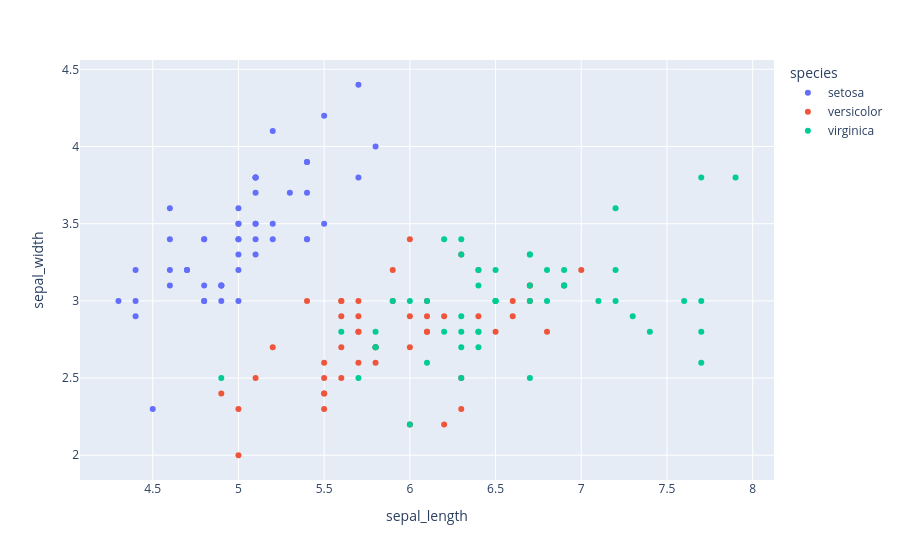

Source (notebook cell):
### Code cell
px.scatter(iris,x='sepal_length',y='sepal_width',color='species')

### Figure 1 — Plotly figure (JSON) as saved in the notebook; plotly's stock layout.template omitted (floating-point values rounded to 4 significant figures)
{"data": [{"hovertemplate": "species=setosa<br>sepal_length=%{x}<br>sepal_width=%{y}<extra></extra>", "legendgroup": "setosa", "marker": {"color": "#636efa", "symbol": "circle"}, "mode": "markers", "name": "setosa", "orientation": "v", "showlegend": true, "type": "scatter", "x": [5.1, 4.9, 4.7, 4.6, 5, 5.4, 4.6, 5, 4.4, 4.9, 5.4, 4.8, 4.8, 4.3, 5.8, 5.7, 5.4, 5.1, 5.7, 5.1, 5.4, 5.1, 4.6, 5.1, 4.8, 5, 5, 5.2, 5.2, 4.7, 4.8, 5.4, 5.2, 5.5, 4.9, 5, 5.5, 4.9, 4.4, 5.1, 5, 4.5, 4.4, 5, 5.1, 4.8, 5.1, 4.6, 5.3, 5], "xaxis": "x", "y": [3.5, 3, 3.2, 3.1, 3.6, 3.9, 3.4, 3.4, 2.9, 3.1, 3.7, 3.4, 3, 3, 4, 4.4, 3.9, 3.5, 3.8, 3.8, 3.4, 3.7, 3.6, 3.3, 3.4, 3, 3.4, 3.5, 3.4, 3.2, 3.1, 3.4, 4.1, 4.2, 3.1, 3.2, 3.5, 3.1, 3, 3.4, 3.5, 2.3, 3.2, 3.5, 3.8, 3, 3.8, 3.2, 3.7, 3.3], "yaxis": "y"}, {"hovertemplate": "species=versicolor<br>sepal_length=%{x}<br>sepal_width=%{y}<extra></extra>", "legendgroup": "versicolor", "marker": {"color": "#EF553B", "symbol": "circle"}, "mode": "markers", "name": "versicolor", "orientation": "v", "showlegend": true, "type": "scatter", "x": [7, 6.4, 6.9, 5.5, 6.5, 5.7, 6.3, 4.9, 6.6, 5.2, 5, 5.9, 6, 6.1, 5.6, 6.7, 5.6, 5.8, 6.2, 5.6, 5.9, 6.1, 6.3, 6.1, 6.4, 6.6, 6.8, 6.7, 6, 5.7, 5.5, 5.5, 5.8, 6, 5.4, 6, 6.7, 6.3, 5.6, 5.5, 5.5, 6.1, 5.8, 5, 5.6, 5.7, 5.7, 6.2, 5.1, 5.7], "xaxis": "x", "y": [3.2, 3.2, 3.1, 2.3, 2.8, 2.8, 3.3, 2.4, 2.9, 2.7, 2, 3, 2.2, 2.9, 2.9, 3.1, 3, 2.7, 2.2, 2.5, 3.2, 2.8, 2.5, 2.8, 2.9, 3, 2.8, 3, 2.9, 2.6, 2.4, 2.4, 2.7, 2.7, 3, 3.4, 3.1, 2.3, 3, 2.5, 2.6, 3, 2.6, 2.3, 2.7, 3, 2.9, 2.9, 2.5, 2.8], "yaxis": "y"}, {"hovertemplate": "species=virginica<br>sepal_length=%{x}<br>sepal_width=%{y}<extra></extra>", "legendgroup": "virginica", "marker": {"color": "#00cc96", "symbol": "circle"}, "mode": "markers", "name": "virginica", "orientation": "v", "showlegend": true, "type": "scatter", "x": [6.3, 5.8, 7.1, 6.3, 6.5, 7.6, 4.9, 7.3, 6.7, 7.2, 6.5, 6.4, 6.8, 5.7, 5.8, 6.4, 6.5, 7.7, 7.7, 6, 6.9, 5.6, 7.7, 6.3, 6.7, 7.2, 6.2, 6.1, 6.4, 7.2, 7.4, 7.9, 6.4, 6.3, 6.1, 7.7, 6.3, 6.4, 6, 6.9, 6.7, 6.9, 5.8, 6.8, 6.7, 6.7, 6.3, 6.5, 6.2, 5.9], "xaxis": "x", "y": [3.3, 2.7, 3, 2.9, 3, 3, 2.5, 2.9, 2.5, 3.6, 3.2, 2.7, 3, 2.5, 2.8, 3.2, 3, 3.8, 2.6, 2.2, 3.2, 2.8, 2.8, 2.7, 3.3, 3.2, 2.8, 3, 2.8, 3, 2.8, 3.8, 2.8, 2.8, 2.6, 3, 3.4, 3.1, 3, 3.1, 3.1, 3.1, 2.7, 3.2, 3.3, 3, 2.5, 3, 3.4, 3], "yaxis": "y"}], "layout": {"autosize": true, "legend": {"title": {"text": "species"}, "tracegroupgap": 0}, "margin": {"t": 60}, "xaxis": {"anchor": "y", "autorange": true, "domain": [0, 1], "range": [4.064, 8.136], "title": {"text": "sepal_length"}, "type": "linear"}, "yaxis": {"anchor": "x", "autorange": true, "domain": [0, 1], "range": [1.816, 4.584], "title": {"text": "sepal_width"}, "type": "linear"}}}
